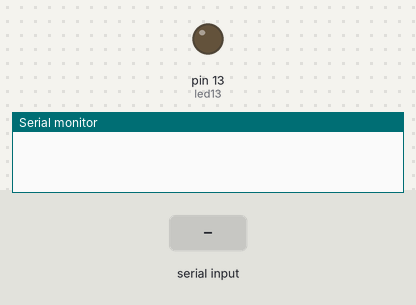
This sketch was run on a simulated Arduino Uno, built with avr-gcc and run on an emulated ATmega328P. Shown: output pins drawn as LEDs (lit = HIGH), the last lines printed to the serial monitor. The inputs (shaded band) are chosen by the test bench.

Above: at 3.2 s.
3.3 s: "1\n" received over Serial
At 4.3 s:
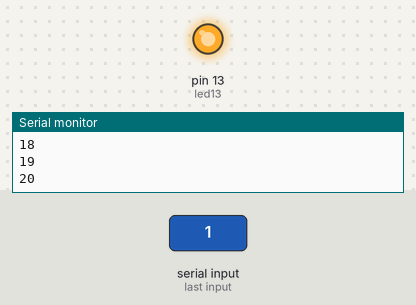
4.8 s: "90,45\n" received over Serial
At 5.2 s:
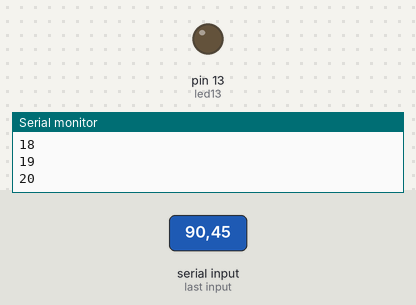
Timing chart, 0 to 7.8 s (numbered marks = the images above; inputs shaded):
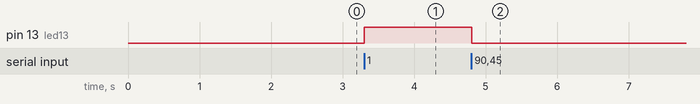

Measured:
- after the input at 3.3 s, pin 13 (led13): LOW → HIGH at once
- after the input at 4.8 s, pin 13 (led13): HIGH → LOW at once

The sketch:

receiver_data_transmitter.ino
```cpp
int led13 = 13;

void setup() {
  Serial.begin(9600);
  pinMode(led13, OUTPUT);
  delay(2000);
}

void loop() {
  while(Serial.available()>0){
    int val = Serial.read() - 48;
    //String num;
    if(val == 1){
      digitalWrite(led13, HIGH);
      for(int i=0; i<21; i++){
        Serial.println(i);
        //delay(500);
      }
    }
    else if(val == 0){
      digitalWrite(led13, LOW);
    }
  }
}
```
